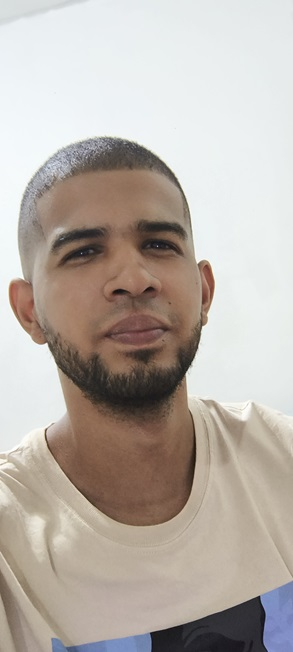
#> input picture Material/person.jpg, 293 x 652 px
$ python adaptative.py
#> lines starting #> are read from the running program, lines starting #| are printed output that depends on the picture; after the words box and inside, x2 and y2 are one past the last pixel; in counts of white or black regions, pixels touching at a corner belong together
import numpy as pn
import cv2 as cv

img = cv.imread('../Material/person.jpg', 0 )
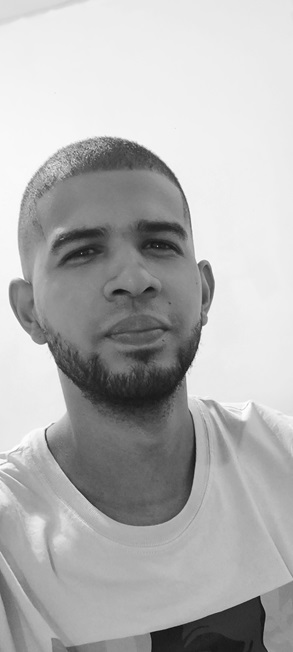
#> img: shape (652, 293); min 15, max 255, mean 178.2
res = cv.adaptiveThreshold(img, 255, cv.ADAPTIVE_THRESH_MEAN_C, cv.THRESH_BINARY, 11, 2)
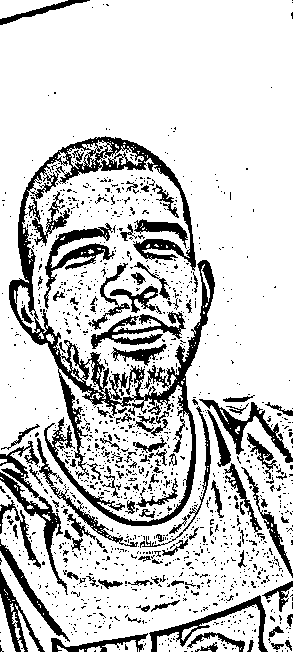
#> res: shape (652, 293); 80.4% white; 1321 black regions (1205 under 20 px), largest, box (x1, y1, x2, y2) and area: (9, 136, 215, 526) 11633, (0, 441, 68, 595) 1747, (44, 223, 115, 309) 1468

cv.imshow('Umbral', img)
cv.imshow('Resultado', res)

cv.waitKey(0)
cv.destroyAllWindows()

$ run again, with Material/arbol.jpg copied over Material/person.jpg
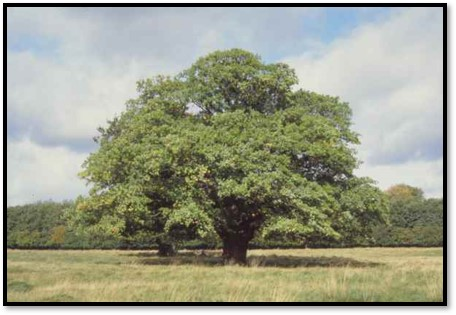
#> input picture Material/arbol.jpg, 456 x 315 px
#> `img = cv.imread('../Material/person.jpg', 0 )`:
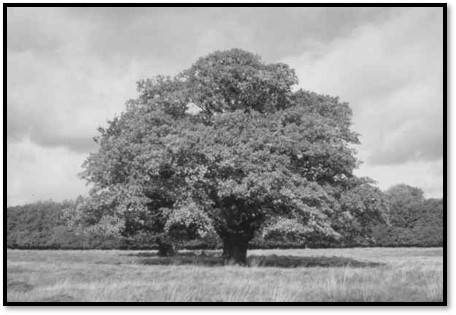
#> img: shape (315, 456); min 0, max 255, mean 153.4
#> `res = cv.adaptiveThreshold(img, 255, cv.ADAPTIVE_THRESH_MEAN_C, cv.THR..`:
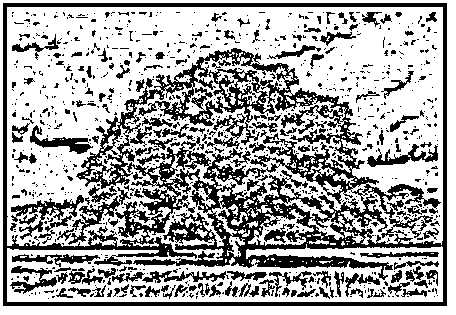
#> res: shape (315, 456); 66.1% white; 923 black regions (758 under 20 px), largest, box (x1, y1, x2, y2) and area: (3, 3, 447, 306) 31475, (11, 195, 84, 240) 803, (68, 187, 131, 245) 653
